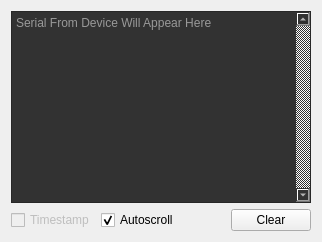
      <widget class="QWidget" name="tab_terminal">
       <attribute name="title">
        <string>Terminal</string>
       </attribute>
       <layout class="QGridLayout" name="gridLayout_3">
        <item row="0" column="0" colspan="4">
         <widget class="QTextEdit" name="terminalport">
          <property name="cursor" stdset="0">
           <cursorShape>IBeamCursor</cursorShape>
          </property>
          <property name="mouseTracking">
           <bool>false</bool>
          </property>
          <property name="acceptDrops">
           <bool>false</bool>
          </property>
          <property name="styleSheet">
           <string notr="true">color: rgb(255, 255, 255);
background-color: rgb(50, 50, 50);</string>
          </property>
          <property name="frameShape">
           <enum>QFrame::StyledPanel</enum>
          </property>
          <property name="verticalScrollBarPolicy">
           <enum>Qt::ScrollBarAlwaysOn</enum>
          </property>
          <property name="overwriteMode">
           <bool>true</bool>
          </property>
          <property name="acceptRichText">
           <bool>false</bool>
          </property>
          <property name="cursorWidth">
           <number>1</number>
          </property>
          <property name="textInteractionFlags">
           <set>Qt::LinksAccessibleByKeyboard|Qt::LinksAccessibleByMouse|Qt::TextBrowserInteraction|Qt::TextSelectableByKeyboard|Qt::TextSelectableByMouse</set>
          </property>
          <property name="placeholderText">
           <string>Serial From Device Will Appear Here</string>
          </property>
         </widget>
        </item>
        <item row="1" column="0">
         <widget class="QCheckBox" name="checkbox_timestamp">
          <property name="enabled">
           <bool>false</bool>
          </property>
          <property name="text">
           <string>Timestamp</string>
          </property>
          <property name="checkable">
           <bool>false</bool>
          </property>
         </widget>
        </item>
        <item row="1" column="3">
         <widget class="QPushButton" name="button_clear">
          <property name="text">
           <string>Clear</string>
          </property>
         </widget>
        </item>
        <item row="1" column="1">
         <widget class="QCheckBox" name="checkbox_autoscroll">
          <property name="text">
           <string>Autoscroll</string>
          </property>
          <property name="checked">
           <bool>true</bool>
          </property>
         </widget>
        </item>
        <item row="1" column="2">
         <spacer name="horizontalSpacer_7">
          <property name="orientation">
           <enum>Qt::Horizontal</enum>
          </property>
          <property name="sizeHint" stdset="0">
           <size>
            <width>40</width>
            <height>20</height>
           </size>
          </property>
         </spacer>
        </item>
       </layout>
      </widget>
